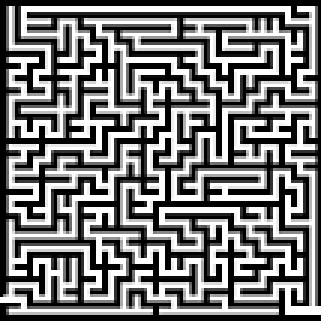
#> input picture dstar_lite/dstar_abstract/problems/small_maze.png, 107 x 107 px (shown 3 times larger); its folder holds 3 pictures in this run
$ python solve_maze.py
#> lines starting #> are read from the running program, lines starting #| are printed output that depends on the picture
### dstar_lite/dstar_abstract/d_star_lite.py
# extends the idea of having a general D* lite solution
# this can be extended to maze-solving, path-finding, propositional satisfiability etc
import copy

class Problem(object):
	def heuristic(self, point, goal):
		return 0

	def neighbor_nodes(self, point):
		return []

	def distance_between_neighbors(self, point, point2):
		return 1

	def is_goal(self, point, goal):
		return point == goal

	def on_open(self, point, f, g, h):
		pass

	def on_close(self, point):
		pass

	def on_update(self, point, f, g, h):
		pass


class PathNotFound(Exception):
	pass

def find_path(problem, start, goal):
	'''
	Finds a path from point start to point goal using the D* lite algorithm.
	'''
	open_set = set()

	open_queue = list() # for f-score

	closed_set = set() # explored

	came_from = dict() # for path

	g_score = dict() # cost to get here

	h_score = dict() # heuristic scores, can change

	p_queue=list() # for keys

	# f can be computed rather than stored.
	def f_score(point):
		return g_score[point] + h_score[point]

	def calc_key(point):
		pass
	# we can kick off the algorithm by placing only the start point in the open set.
	# t = copy.deepcopy(start)
	# start = goal
	# goal = t
	g_score[start] = 0
	h = problem.heuristic(start, goal)
	h_score[start] = h
	open_set.add(start)
	open_queue.append( (f_score(start), start) )
	problem.on_open(start, h, 0, h)

	# keep searching until we find the goal, or until all possible pathes have been exhausted
	while open_set:
		open_queue.sort()
		next_f, point = open_queue.pop(0)
		open_set.remove(point)

		if problem.is_goal(point, goal):
			# reached goal, get path
			path = [ point ]
			while point != start:
				point = came_from[point]
				path.append(point)
			path.reverse()
			return path, closed_set

		closed_set.add(point)
		problem.on_close(point)

		for neighbor in problem.neighbor_nodes(point):
			if not neighbor in closed_set:
				tentative_g_score = g_score[point] + problem.distance_between_neighbors(neighbor, point)

				if neighbor not in open_set:
					# new place
					came_from[neighbor] = point
					g = tentative_g_score
					h = problem.heuristic(neighbor, goal)
					g_score[neighbor] = g
					h_score[neighbor] = h
					open_set.add(neighbor)
					f = g + h
					open_queue.append( (f, neighbor) )
					problem.on_open(neighbor, f, g, h)

				else:
					if tentative_g_score < g_score[neighbor]:
						# but we found a better route than before!
						came_from[neighbor] = point
						g = tentative_g_score
						g_score[neighbor] = g
						h = problem.heuristic(neighbor, goal)
						h_score[neighbor] = h
						f = g + h

						problem.on_update(neighbor, f, g, h)

	raise PathNotFound("no path from %s to %s." % (str(start), str(goal)))

### dstar_lite/dstar_abstract/solve_maze.py
import d_star_lite
import math
from PIL import Image
from glob import glob
import os.path

class GridProblem(d_star_lite.Problem):
    """Maps the classic "grid" problem to A*. It uses a greyscale image
    as input and treats any point more than 25% black as unpassable."""

    def __init__(self, filename):
#> called with filename = 'problems/small_maze.png'
        self.map = Image.open(filename).convert("L")

    def _distance(self, a, b):
        return math.sqrt( abs(a[0] - b[0]) + abs(a[1] - b[1]) )

    def heuristic(self, point, goal):
        """manhattan distance to goal heuristic."""
        return self._distance(point, goal)

    def neighbor_nodes(self, point):
        """move to any of the 4 adjacent squares, as long as it's not black."""

        candidates = [
            (point[0] + 0, point[1] + 1),

            (point[0] + 1, point[1] + 0),

            (point[0] + 0, point[1] - 1),

            (point[0] - 1, point[1] + 0),

        ]
        return [ point for point in candidates if self._is_passable(point) ]

    def _is_passable(self, point):
        if point[0] < 0 or point[1] < 0:
            return False
        size = self.map.size
        if point[0] >= size[0] or point[1] >= size[1]:
            return False # out-of-bounds
        if self.map.getpixel(point) < 192:
            return False # mostly black, a "wall"
        return True

    def distance_between_neighbors(self, point, neighbor):
        return self._distance(point, neighbor)


def save_solution(map_filename, path, explored, solution_filename):
    """draws the solution path in red on top of the image and saves it as a new image."""
#> called with map_filename = 'problems/small_maze.png', solution_filename = 'solutions/small_maze.png'

    img = Image.open(map_filename).convert("RGB")
#> img is the input picture: PIL image 107x107 RGB; min 0, max 255, mean 122.7

    for point in list(explored):
        img.putpixel(point, (150, 150, 150))
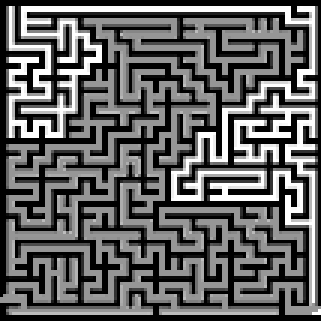
#> img: PIL image 107x107 RGB (shown 3 times larger); min 0, max 255, mean 97.4
    for point in path:
        img.putpixel(point, (255, 0, 0))
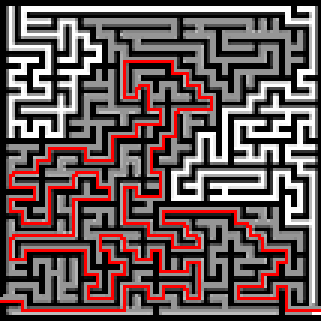
#> img: PIL image 107x107 RGB (shown 3 times larger); mean R, G, B 104.9, 86.7, 86.7

    img.save(solution_filename)
    return img


def solve(filename, start=(0,0), end=(0,0)):
    """solve one problem and save the solution as an image."""

    input_filename = os.path.join('problems', filename)
    output_filename = os.path.join('solutions', filename)

    problem = GridProblem(input_filename)
    path, explored = d_star_lite.find_path(problem, start, end)
    save_solution(input_filename, path, explored, output_filename)

if __name__ == '__main__':
    # solve the four test mazes
    # solve('trivial_map.bmp', start=(0, 0), end=(12, 12))
    solve('small_maze.png', start=(0, 100), end=(106,103))
    # solve('curved_maze.png', start=(52, 44), end=(437, 664))
    # solve('large_maze.gif', start=(82, 0), end=(430,512))
